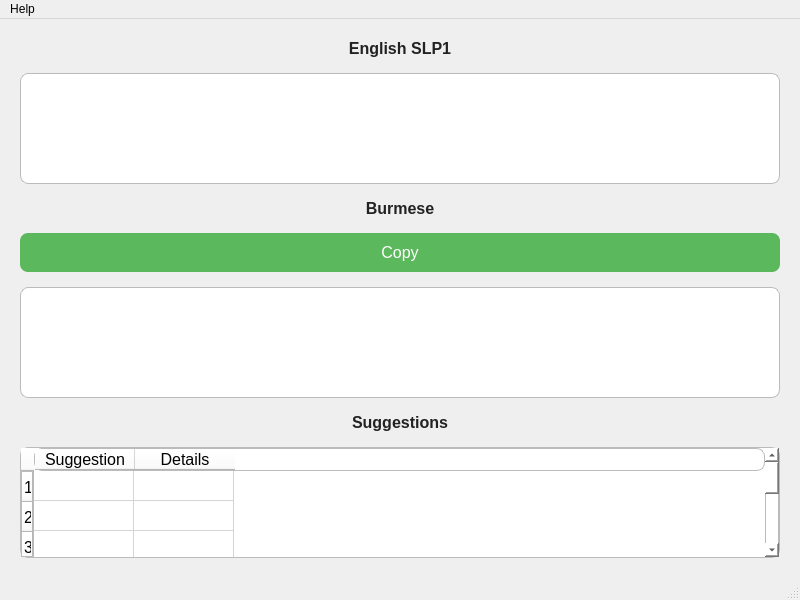
<?xml version="1.0" encoding="UTF-8"?>
<ui version="4.0">
 <class>MainWindow</class>
 <widget class="QMainWindow" name="MainWindow">
  <property name="geometry">
   <rect>
    <x>0</x>
    <y>0</y>
    <width>800</width>
    <height>600</height>
   </rect>
  </property>
  <property name="windowTitle">
   <string>Burmese Typing Assist</string>
  </property>
  <widget class="QWidget" name="centralwidget">
   <layout class="QVBoxLayout" name="mainLayout">
    <property name="spacing">
     <number>15</number>
    </property>
    <property name="margin">
     <number>20</number>
    </property>
    <item>
     <widget class="QLabel" name="label_3">
      <property name="text">
       <string>English SLP1</string>
      </property>
      <property name="alignment">
       <set>Qt::AlignCenter</set>
      </property>
      <property name="styleSheet">
       <string>font-size: 16px; font-weight: bold; color: #222; font-family: "Arial";</string>
      </property>
     </widget>
    </item>
    <item>
     <widget class="QTextEdit" name="inputText">
      <property name="styleSheet">
       <string>border: 1px solid #bbb; border-radius: 8px; padding: 10px; font-size: 16px; font-family: "Arial"; background-color: #ffffff; color: #000000;</string>
      </property>
     </widget>
    </item>
    <item>
     <widget class="QLabel" name="label_2">
      <property name="text">
       <string>Burmese</string>
      </property>
      <property name="alignment">
       <set>Qt::AlignCenter</set>
      </property>
      <property name="styleSheet">
       <string>font-size: 16px; font-weight: bold; color: #222; font-family: "Arial";</string>
      </property>
     </widget>
    </item>
    <item>
     <widget class="QPushButton" name="copyButton">
      <property name="text">
       <string>Copy</string>
      </property>
      <property name="styleSheet">
       <string>background-color: #5CB85C; color: white; border: none; border-radius: 8px; padding: 10px; font-size: 16px; font-family: "Arial"; cursor: pointer;</string>
      </property>
     </widget>
    </item>
    <item>
     <widget class="QTextEdit" name="convertedText">
      <property name="styleSheet">
       <string>border: 1px solid #bbb; border-radius: 8px; padding: 10px; font-size: 16px; font-family: "Arial"; background-color: #ffffff; color: #000000;</string>
      </property>
     </widget>
    </item>
    <item>
     <widget class="QLabel" name="label">
      <property name="text">
       <string>Suggestions</string>
      </property>
      <property name="alignment">
       <set>Qt::AlignCenter</set>
      </property>
      <property name="styleSheet">
       <string>font-size: 16px; font-weight: bold; color: #222; font-family: "Arial";</string>
      </property>
     </widget>
    </item>
    <item>
     <widget class="QTableWidget" name="suggestionsText">
      <property name="styleSheet">
       <string>border: 1px solid #bbb; border-radius: 8px; font-size: 16px; font-family: "Arial"; background-color: #ffffff; color: #000000; text-align: left;</string>
      </property>
      <property name="columnCount">
       <number>2</number>
      </property>
      <property name="rowCount">
       <number>5</number>
      </property>
      <column>
       <property name="text">
        <string>Suggestion</string>
       </property>
      </column>
      <column>
       <property name="text">
        <string>Details</string>
       </property>
      </column>
     </widget>
    </item>
   </layout>
  </widget>
  <widget class="QMenuBar" name="menubar">
   <property name="geometry">
    <rect>
     <x>0</x>
     <y>0</y>
     <width>800</width>
     <height>23</height>
    </rect>
   </property>
   <widget class="QMenu" name="menuHelp">
    <property name="title">
     <string>Help</string>
    </property>
    <addaction name="actionTransliterationGuide"/>
   </widget>
   <addaction name="menuHelp"/>
  </widget>
  <widget class="QStatusBar" name="statusbar"/>
  <action name="actionTransliterationGuide">
   <property name="text">
    <string>SLP Guide</string>
   </property>
  </action>
 </widget>
 <resources/>
 <connections/>
</ui>
